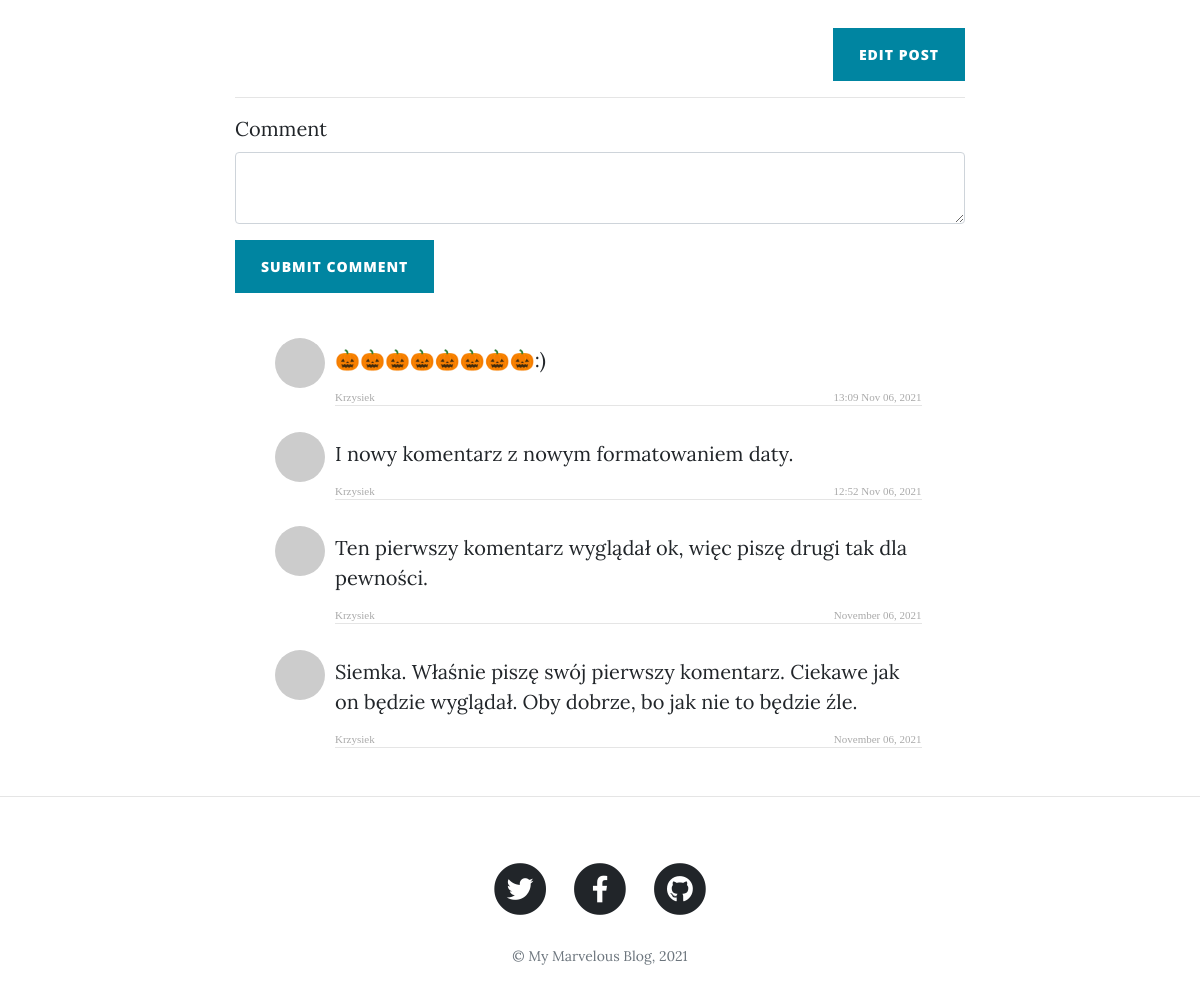
Page /post/1 (signed in, lower part) on the earlier database version.
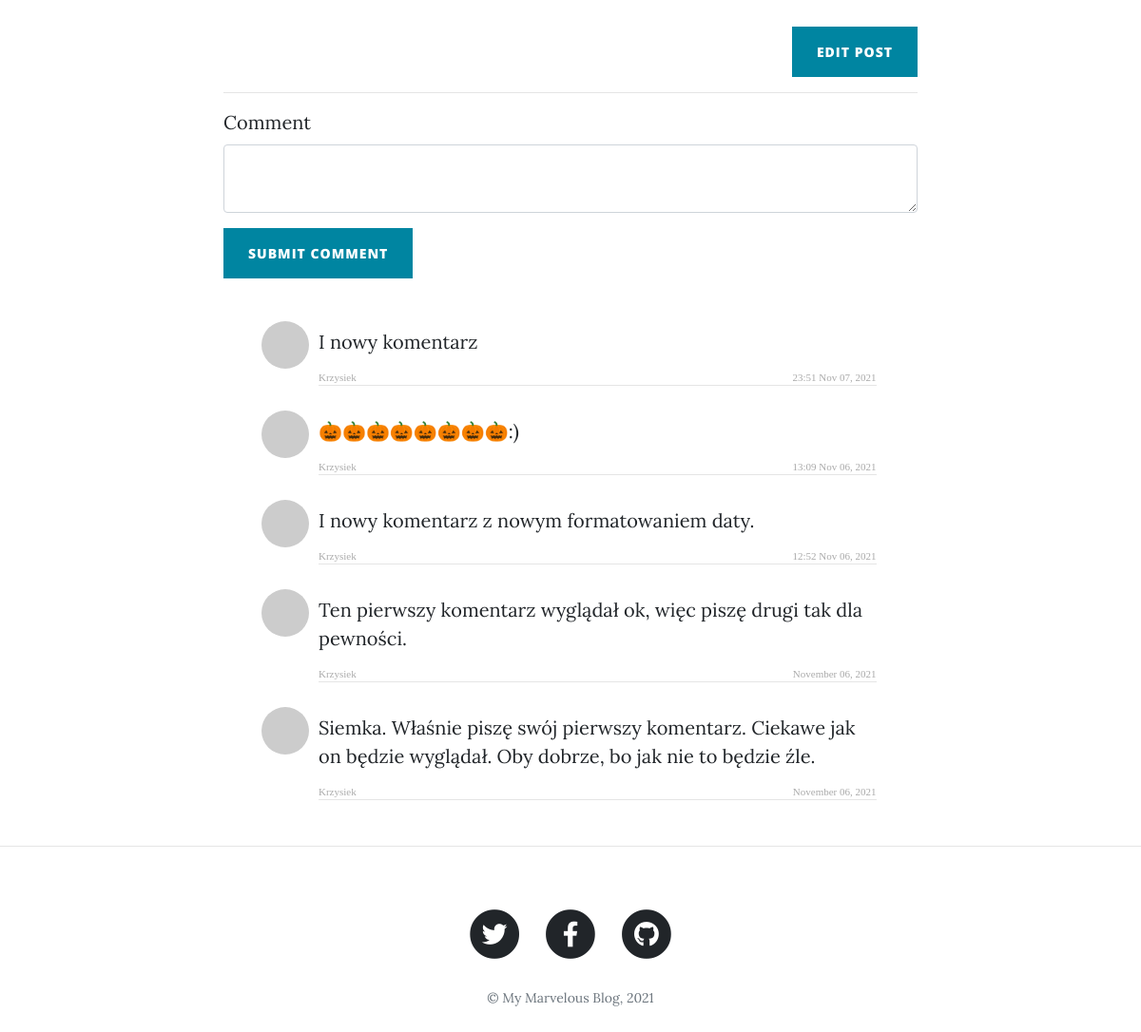
Same page on the later database version.
### models.py (models this page shows)
class Comment(db.Model):
    __tablename__ = "comments"
    id = db.Column(db.Integer, primary_key=True)
    text = db.Column(db.Text, nullable=False)
    date = db.Column(db.String(250), nullable=False)
    comment_author = relationship("User", back_populates="comments")
    comment_author_id = db.Column(db.Integer, db.ForeignKey("users.id"))
    comment_post = relationship("BlogPost", back_populates="posts")
    post_id = db.Column(db.Integer, db.ForeignKey("blog_posts.id"))

class User(UserMixin, db.Model):
    __tablename__ = "users"
    id = db.Column(db.Integer, primary_key=True)
    email = db.Column(db.String(250), unique=True)
    password = db.Column(db.String(250))
    name = db.Column(db.String(250))
    posts = relationship("BlogPost", back_populates="author")
    comments = relationship("Comment", back_populates="comment_author")

### main.py (the view)
@app.route("/post/<int:post_id>", methods=["GET", "POST"])
def show_post(post_id):
    form = CommentForm()
    requested_post = BlogPost.query.get(post_id)
    if form.validate_on_submit():
        if current_user.is_authenticated:
            new_comment = Comment(
                text=form.comment.data,
                date = datetime.today().strftime("%H:%M  %b %d, %Y"),
                comment_author_id = current_user.id,
                post_id=post_id
            )
            db.session.add(new_comment)
            db.session.commit()
            return redirect(url_for("show_post", post_id=post_id))
        else:
            flash("You have to be logged in to leave a comment", category="warning")
            return redirect(url_for("login"))
    else:
        return render_template("post.html", post=requested_post, form=form)

### forms.py
class CommentForm(FlaskForm):
    comment = CKEditorField("Comment", validators=[DataRequired()])
    submit = SubmitField("Submit Comment")

### main.py (called while the page is built)
@login_manager.user_loader
def load_user(user_id):
    return User.query.get(int(user_id))

### templates/post.html (shortened to what this page needs)
{% extends 'base.html' %}
{% import "bootstrap/wtf.html" as wtf %}
{% block main_content %}
<article>
  <div class="container">
    <div class="row">
      <div class="col-lg-8 col-md-10 mx-auto">
          {% if current_user.id == 1: %}
          <div class="clearfix">
          <a class="btn btn-primary float-right" href="{{url_for('edit_post', post_id=post.id)}}">Edit Post</a>
          </div>
          {% endif %}
          <hr>
          {{ wtf.quick_form(form, novalidate=True, button_map={"submit": "primary"}) }}
      </div>
      <div class="col-lg-8 col-md-10 mx-auto comment">
        <ul class="commentList">
          {% for comment in post.posts[::-1] %}
          <li>
              <div class="commenterImage">
                <img src="{{ comment.comment_author.email | gravatar }}"/>
              </div>
              <div class="commentText">
                <p>{{ comment.text|safe }}</p>
                <span class="username sub-text">{{ comment.comment_author.name }}</span>
                <span class="date-text sub-text">{{ comment.date }}</span>
                <hr>
              </div>
          </li>
          {% endfor %}
        </ul>
    </div>
    </div>
  </div>
</article>
<hr>
{% endblock %}

### templates/base.html (shortened to what this page needs)
{% extends 'bootstrap/base.html' %}
{% block head %}
{% block styles %}
<link href="{{ url_for('static', filename='vendor/bootstrap/css/bootstrap.min.css') }}" rel="stylesheet">
<link href="{{ url_for('static', filename='vendor/fontawesome-free/css/all.min.css')}}" rel="stylesheet" type="text/css">
<link href="{{ url_for('static', filename='css/clean-blog.css')}}" rel="stylesheet">
{% endblock %}
{% endblock %}
{% block content %}
{% block main_content %}{% endblock %}
{% block footer %}
  <footer>
    <div class="container">
      <div class="row">
        <div class="col-lg-8 col-md-10 mx-auto">
          <ul class="list-inline text-center">
            <li class="list-inline-item">
              <a href="#">
                <span class="fa-stack fa-lg">
                  <i class="fas fa-circle fa-stack-2x"></i>
                  <i class="fab fa-twitter fa-stack-1x fa-inverse"></i>
                </span>
              </a>
            </li>
            <li class="list-inline-item">
              <a href="#">
                <span class="fa-stack fa-lg">
                  <i class="fas fa-circle fa-stack-2x"></i>
                  <i class="fab fa-facebook-f fa-stack-1x fa-inverse"></i>
                </span>
              </a>
            </li>
            <li class="list-inline-item">
              <a href="#">
                <span class="fa-stack fa-lg">
                  <i class="fas fa-circle fa-stack-2x"></i>
                  <i class="fab fa-github fa-stack-1x fa-inverse"></i>
                </span>
              </a>
            </li>
          </ul>
          <p class="copyright text-muted">&copy; My Marvelous Blog, 2021</p>
        </div>
      </div>
    </div>
  </footer>
{% endblock %}
{% endblock %}

### static/css/clean-blog.css (style rules this page uses)
body { font-size: 20px; color: #212529; font-family: 'Lora', 'Times New Roman', serif; }
p { line-height: 1.5; margin: 30px 0; }
a { color: #212529; transition: all 0.2s; }
.sub-text { color:#aaa; font-family:verdana; font-size:11px; }
.form-control { font-size: 1.2rem; font-family: "Helvetica Neue",Helvetica,Arial,sans-serif; }
footer { padding: 50px 0 65px; }
footer .list-inline { margin: 0; padding: 0; }
footer .copyright { font-size: 14px; margin-bottom: 0; text-align: center; }
.btn { font-size: 14px; font-weight: 800; padding: 15px 25px; letter-spacing: 1px; text-transform: uppercase; border-radius: 0; font-family: 'Open Sans', 'Helvetica Neue', Helvetica, Arial, sans-serif; }
.btn-primary { background-color: #0085A1; border-color: #0085A1; }
.username { float: left; }
.date-text { float: right; }
.comment { margin-top: 35px; }
.commentText { display: inline-block; width: 85%; }
.commentList { list-style: none; overflow: visible; }
.commentList li { margin-top:10px; }
.commenterImage { margin-right:10px; margin-bottom: 15px; float:left; }
.commenterImage img { width: 50px; height: 50px; border-radius:50%; }
.commentText p { margin:0; padding-bottom: 7px; width: 100%; overflow-wrap: break-word; }

Differences in the rows shown:
added Comment: text "I nowy komentarz", comment_author.name "Krzysiek", date "23:51 Nov 07, 2021"
